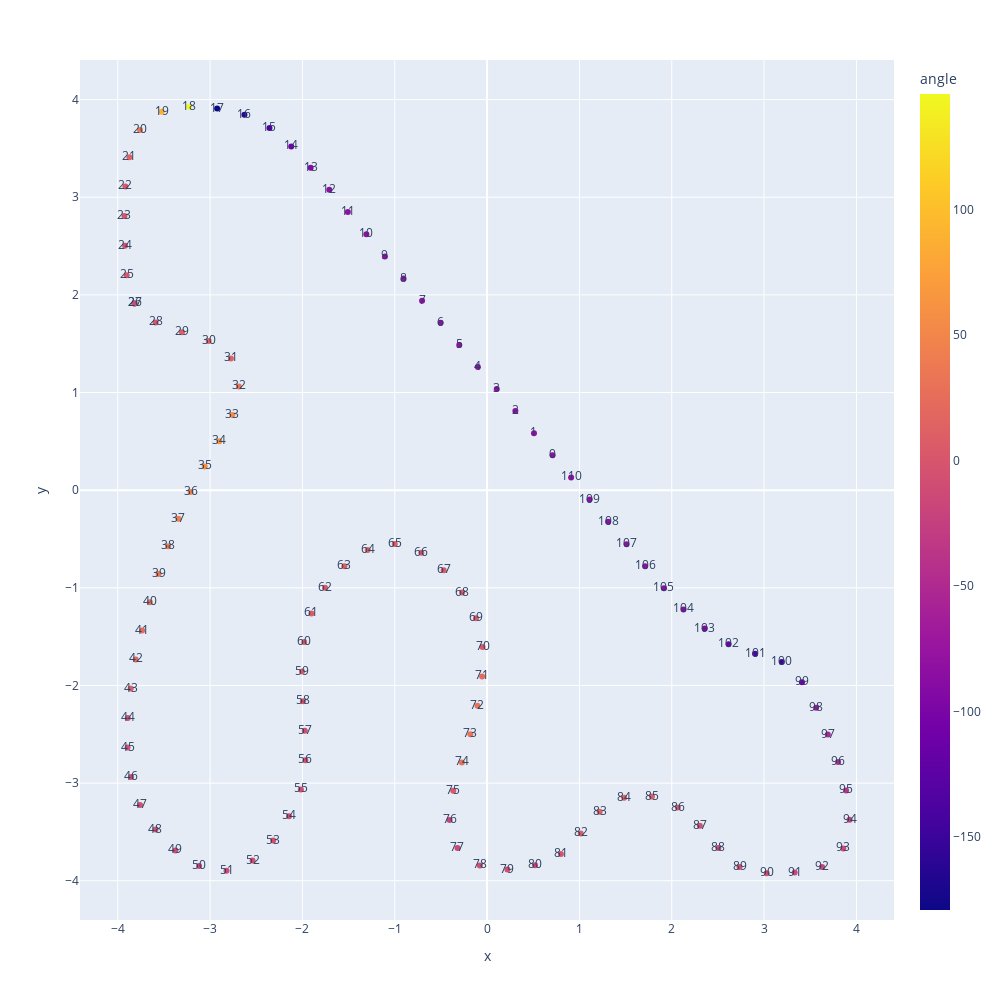

The notebook cell this image was saved under:
### Code cell
rounded = df.copy()
rounded['angle'] = df['angle'].round()
rounded['x_str'] = df['x'].round().astype(str)
rounded['y_str'] = df['y'].round().astype(str)
rounded['waypoint'] = [str(x) + ' , ' + y for x, y in zip(rounded['x_str'], rounded['y_str'])]
rounded['waypoint'] = df.index.astype(str)
fig1 = px.scatter(rounded, x="x", y="y", color="angle", text="waypoint",width=1000, height=1000)
fig2 = px.scatter(inner_limits_df, x="x", y="y", width=1000, height=1000)
fig3 = px.scatter(outer_border_df, x="x", y="y", width=1000, height=1000)
all_fig = go.Figure(data=fig1.data + fig2.data + fig3.data)

### Figure 1 — Plotly figure (JSON) as saved in the notebook; plotly's stock layout.template omitted (floating-point values rounded to 4 significant figures)
{"data": [{"hovertemplate": "x=%{x}<br>y=%{y}<br>waypoint=%{text}<br>angle=%{marker.color}<extra></extra>", "legendgroup": "", "marker": {"color": [-82, -82, -83, -84, -82, -82, -82, -82, -82, -82, -82, -82, -84, -91, -109, -135, -161, -179, 146, 87, 37, 12, 2, 0, -6, 0, null, -10, -1, 10, 17, 15, 34, 57, 63, 59, 49, 42, 38, 34, 30, 25, 18, 9, -4, -6, -7, -5, -6, -11, -15, -12, -7, -4, -9, -6, -5, -7, -1, 6, 7, 7, 6, 12, 15, 10, 6, 6, 9, 7, 5, 22, 32, 34, 30, 3, -18, -15, -8, -8, -13, -1, 9, 12, 12, 9, 5, -5, -13, -6, -4, -14, -18, -11, -19, -36, -45, -52, -69, -107, -147, -136, -112, -96, -87, -84, -82, -82, -82, -82, -82], "coloraxis": "coloraxis", "symbol": "circle"}, "mode": "markers+text", "name": "", "orientation": "v", "showlegend": false, "text": ["0", "1", "2", "3", "4", "5", "6", "7", "8", "9", "10", "11", "12", "13", "14", "15", "16", "17", "18", "19", "20", "21", "22", "23", "24", "25", "26", "27", "28", "29", "30", "31", "32", "33", "34", "35", "36", "37", "38", "39", "40", "41", "42", "43", "44", "45", "46", "47", "48", "49", "50", "51", "52", "53", "54", "55", "56", "57", "58", "59", "60", "61", "62", "63", "64", "65", "66", "67", "68", "69", "70", "71", "72", "73", "74", "75", "76", "77", "78", "79", "80", "81", "82", "83", "84", "85", "86", "87", "88", "89", "90", "91", "92", "93", "94", "95", "96", "97", "98", "99", "100", "101", "102", "103", "104", "105", "106", "107", "108", "109", "110"], "type": "scatter", "x": [0.7089, 0.5077, 0.3064, 0.1045, -0.09997, -0.3018, -0.5031, -0.7043, -0.9054, -1.106, -1.307, -1.508, -1.709, -1.911, -2.121, -2.357, -2.628, -2.924, -3.227, -3.524, -3.759, -3.874, -3.917, -3.928, -3.921, -3.904, -3.819, -3.819, -3.591, -3.305, -3.016, -2.774, -2.688, -2.759, -2.9, -3.059, -3.211, -3.344, -3.455, -3.558, -3.652, -3.736, -3.806, -3.86, -3.892, -3.894, -3.856, -3.759, -3.591, -3.375, -3.119, -2.822, -2.54, -2.317, -2.145, -2.017, -1.968, -1.975, -1.995, -2.004, -1.981, -1.903, -1.755, -1.546, -1.293, -0.9999, -0.7124, -0.4702, -0.271, -0.1205, -0.04975, -0.0537, -0.1044, -0.1812, -0.2732, -0.3661, -0.4067, -0.3207, -0.07912, 0.2201, 0.5196, 0.7996, 1.014, 1.219, 1.485, 1.785, 2.066, 2.304, 2.505, 2.734, 3.028, 3.331, 3.629, 3.858, 3.926, 3.888, 3.802, 3.69, 3.564, 3.41, 3.192, 2.902, 2.615, 2.358, 2.127, 1.916, 1.712, 1.51, 1.311, 1.111, 0.9101], "xaxis": "x", "y": [0.3573, 0.5841, 0.8108, 1.037, 1.261, 1.487, 1.714, 1.941, 2.168, 2.395, 2.622, 2.849, 3.076, 3.302, 3.521, 3.71, 3.844, 3.908, 3.927, 3.876, 3.69, 3.41, 3.11, 2.807, 2.504, 2.202, 1.913, 1.913, 1.718, 1.618, 1.527, 1.349, 1.063, 0.7697, 0.5016, 0.2431, -0.01875, -0.2914, -0.5735, -0.8586, -1.147, -1.438, -1.733, -2.032, -2.333, -2.636, -2.937, -3.224, -3.476, -3.689, -3.85, -3.898, -3.793, -3.589, -3.339, -3.065, -2.766, -2.463, -2.161, -1.858, -1.556, -1.263, -0.9983, -0.7793, -0.6116, -0.5501, -0.6395, -0.8207, -1.049, -1.311, -1.605, -1.908, -2.207, -2.5, -2.789, -3.078, -3.378, -3.665, -3.843, -3.885, -3.841, -3.726, -3.515, -3.293, -3.151, -3.138, -3.25, -3.437, -3.664, -3.859, -3.923, -3.916, -3.86, -3.669, -3.376, -3.075, -2.785, -2.503, -2.228, -1.966, -1.758, -1.674, -1.578, -1.418, -1.221, -1.004, -0.7797, -0.5528, -0.3244, -0.09664, 0.1305], "yaxis": "y"}], "layout": {"coloraxis": {"colorbar": {"title": {"text": "angle"}}, "colorscale": [[0, "#0d0887"], [0.1111, "#46039f"], [0.2222, "#7201a8"], [0.3333, "#9c179e"], [0.4444, "#bd3786"], [0.5556, "#d8576b"], [0.6667, "#ed7953"], [0.7778, "#fb9f3a"], [0.8889, "#fdca26"], [1, "#f0f921"]]}, "height": 1000, "legend": {"tracegroupgap": 0}, "margin": {"t": 60}, "width": 1000, "xaxis": {"anchor": "y", "domain": [0, 1], "title": {"text": "x"}}, "yaxis": {"anchor": "x", "domain": [0, 1], "title": {"text": "y"}}}}
